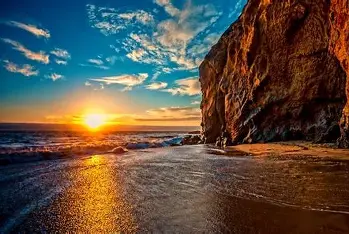
#> input picture OIP (1).webp, 349 x 234 px
$ python -i postprocessingmagicworkshop.py   (imports and definitions only)
#> lines starting #> are read from the running program, lines starting #| are printed output that depends on the picture
#> further down, picture is the input picture: PIL image 349x234 RGB; mean R, G, B 90.8, 79.2, 67.8
import requests
from PIL import Image, ImageEnhance, ImageFilter
from io import BytesIO


def generate_image(prompt):
    url = f"https://image.pollinations.ai/prompt/{prompt.replace(' ', '%20')}"
    print("Fetching image from Pollinations...")

    response = requests.get(url)
    img = Image.open(BytesIO(response.content))
    return img


def post_process(image):
    image = ImageEnhance.Brightness(image).enhance(1.2)
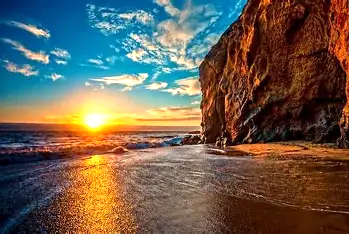
#> image: PIL image 349x234 RGB; mean R, G, B 106.4, 94.3, 81
    image = ImageEnhance.Contrast(image).enhance(1.3)
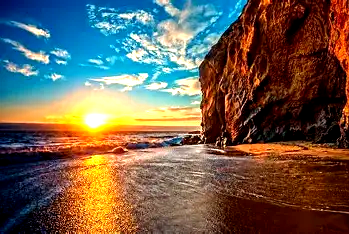
#> image: PIL image 349x234 RGB; mean R, G, B 108.1, 94.6, 81.3
    image = image.filter(ImageFilter.GaussianBlur(1.5))
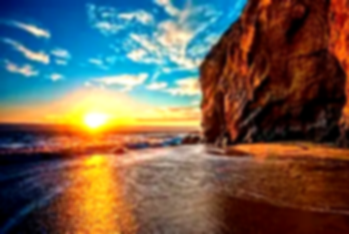
#> image: PIL image 349x234 RGB; mean R, G, B 108, 94.5, 81.3
    return image

def main():
    print("Pollinations AI Image Generator + Post Processing\n")

    while True:
        prompt = input("Enter prompt (or 'exit'): ")
        if prompt.lower() == "exit":
            break


        img = generate_image(prompt)


        processed = post_process(img)

        processed.show()

        save = input("Save image? (yes/no): ").lower()
        if save == "yes":
            name = input("File name: ").strip()
            processed.save(f"{name}.png")
            print(f"Image saved as {name}.png\n")

# [2 lines not run here, left out]

>>> from PIL import Image
>>> picture = Image.open('OIP (1).webp')
>>> result = post_process(picture)

$ run again, on download 2.webp
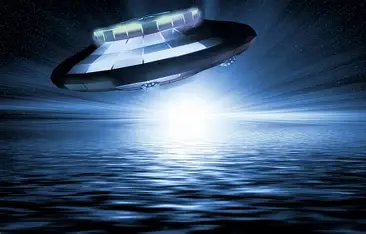
#> input picture download 2.webp, 366 x 234 px
#> picture is the input picture: PIL image 366x234 RGB; mean R, G, B 61, 84.3, 111.1
#> in post_process, `image = ImageEnhance.Brightness(image).enhance(1.2)`:
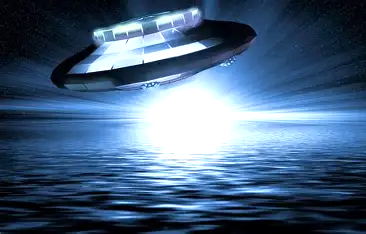
#> image: PIL image 366x234 RGB; mean R, G, B 71.4, 98, 127.3
#> in post_process, `image = image.filter(ImageFilter.GaussianBlur(1.5))`:
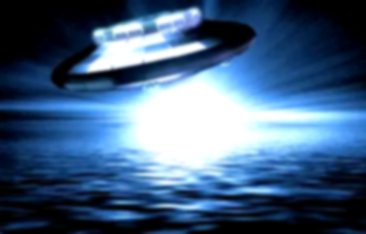
#> image: PIL image 366x234 RGB; mean R, G, B 67, 96.3, 128.5

$ run again, on download.jpg
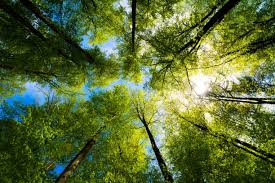
#> input picture download.jpg, 275 x 183 px
#> picture is the input picture: PIL image 275x183 RGB; mean R, G, B 89.4, 107, 53.2
#> in post_process, `image = ImageEnhance.Contrast(image).enhance(1.3)`:
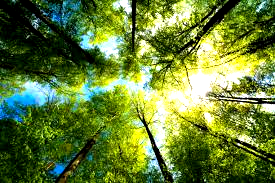
#> image: PIL image 275x183 RGB; mean R, G, B 102, 127.3, 56
#> in post_process, `image = image.filter(ImageFilter.GaussianBlur(1.5))`:
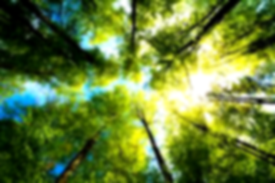
#> image: PIL image 275x183 RGB; mean R, G, B 102, 127.2, 55.9
